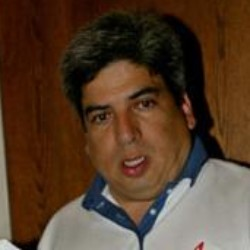
#> input picture Tugas Pengolahan Citra02/Foto1.jpg, 250 x 250 px
$ python 'aritmatik- .py'
#> lines starting #> are read from the running program, lines starting #| are printed output that depends on the picture
import cv2
import numpy as np

# load dua gambar dengan ukuran yang sama
img1 = cv2.imread('Foto1.jpg')
#> img1 is the input picture: shape (250, 250, 3); mean B, G, R 42, 60.7, 84.8
img2 = cv2.imread('Foto2.jpg')
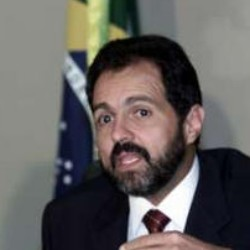
#> input picture Tugas Pengolahan Citra02/Foto2.jpg, 250 x 250 px
#> img2 is the input picture: shape (250, 250, 3); mean B, G, R 93.5, 95.2, 99.1
img3 = cv2.imread('Foto3.jpg')
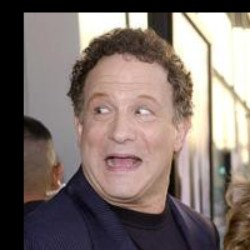
#> input picture Tugas Pengolahan Citra02/Foto3.jpg, 250 x 250 px
#> img3 is the input picture: shape (250, 250, 3); mean B, G, R 107.2, 112, 125.2
img4 = cv2.imread('Foto4.jpg')
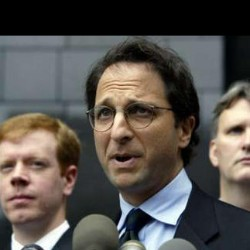
#> input picture Tugas Pengolahan Citra02/Foto4.jpg, 250 x 250 px
#> img4 is the input picture: shape (250, 250, 3); mean B, G, R 77.5, 82.4, 87.6
img5 = cv2.imread('Foto5.jpg')
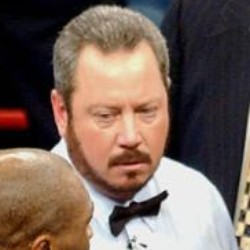
#> input picture Tugas Pengolahan Citra02/Foto5.jpg, 250 x 250 px
#> img5 is the input picture: shape (250, 250, 3); mean B, G, R 89.6, 99.3, 118.2
img6 = cv2.imread('Foto6.jpg')
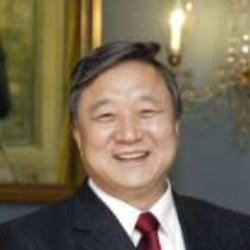
#> input picture Tugas Pengolahan Citra02/Foto6.jpg, 250 x 250 px
#> img6 is the input picture: shape (250, 250, 3); mean B, G, R 84.1, 106.2, 117.6
img7 = cv2.imread('Foto7.jpg')
img8 = cv2.imread('Foto8.jpg')
img9 = cv2.imread('Foto9.jpg')
img10 = cv2.imread('Foto10.jpg')

# Menambahkan kedua gambar
result = cv2.subtract(img1, img2)
result = cv2.subtract(img3, img4)
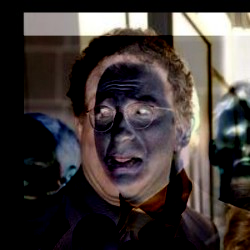
#> result: shape (250, 250, 3); mean B, G, R 54.7, 56.5, 63.9
result = cv2.subtract(img5, img6)
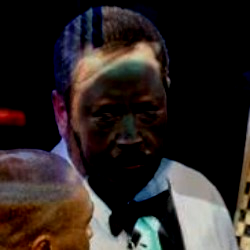
#> result: shape (250, 250, 3); mean B, G, R 35.8, 37.8, 45.4
result = cv2.subtract(img7, img8)
result = cv2.subtract(img9, img10)

# tampilkan hasil
cv2.imshow('Result', result)
cv2.waitKey(0)
cv2.destroyAllWindows()
